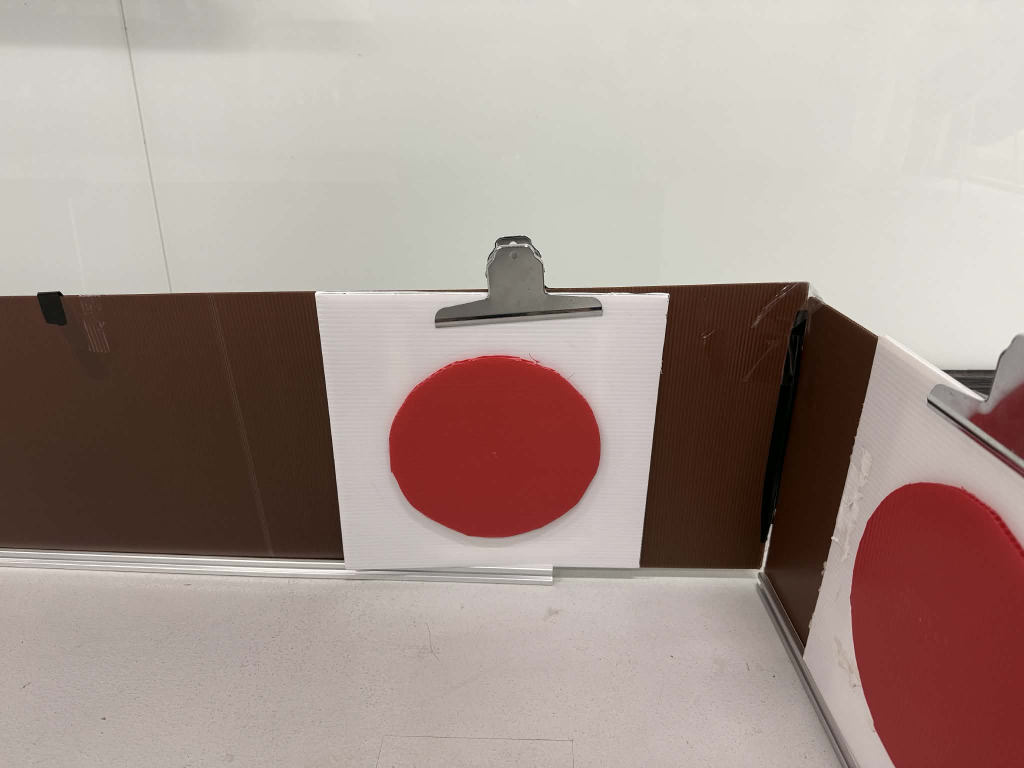
#> input picture test.png, 2048 x 1536 px (shown at 1/2 size)
$ python verify_red_logic.py test.png
#> lines starting #> are read from the running program, lines starting #| are printed output that depends on the picture; after the words box and inside, x2 and y2 are one past the last pixel; in counts of white or black regions, pixels touching at a corner belong together
#> in main, frame is the input picture: shape (1536, 2048, 3); mean B, G, R 141.1, 148.3, 165.6
import cv2
import numpy as np
import argparse
import sys

def check_red(frame, debug=False):
#> called with debug = True
    if frame is None: return False

    hsv = cv2.cvtColor(frame, cv2.COLOR_BGR2HSV)
#> hsv: shape (1536, 2048, 3); mean H, S, V 15.4, 57.7, 165.7

    # Red has two ranges in HSV (0-10 and 170-180)
    # Range 1
    lower1 = np.array([0, 70, 50])
    upper1 = np.array([10, 255, 255])

    # Range 2
    lower2 = np.array([170, 70, 50])
    upper2 = np.array([180, 255, 255])

    mask1 = cv2.inRange(hsv, lower1, upper1)
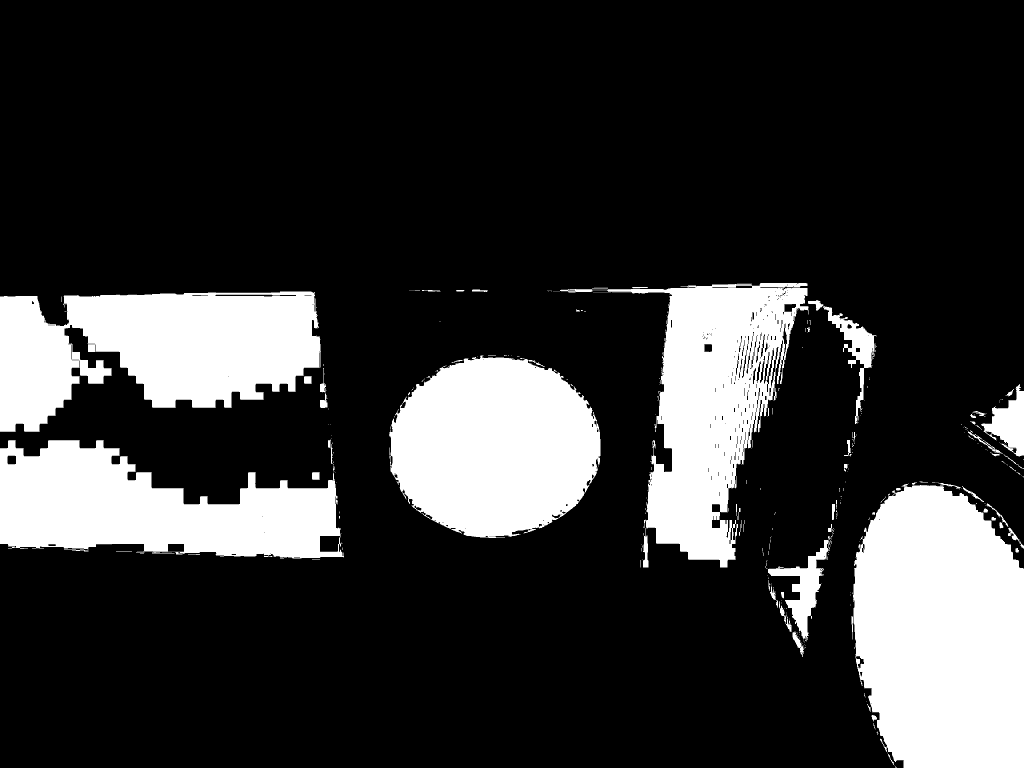
#> mask1: shape (1536, 2048) (shown at 1/2 size); 20.4% white; 433 white regions (367 under 20 px), largest, box (x1, y1, x2, y2) and area: (1706, 966, 2048, 1536) 165127, (0, 583, 642, 864) 123453, (778, 711, 1201, 1076) 118288
    mask2 = cv2.inRange(hsv, lower2, upper2)
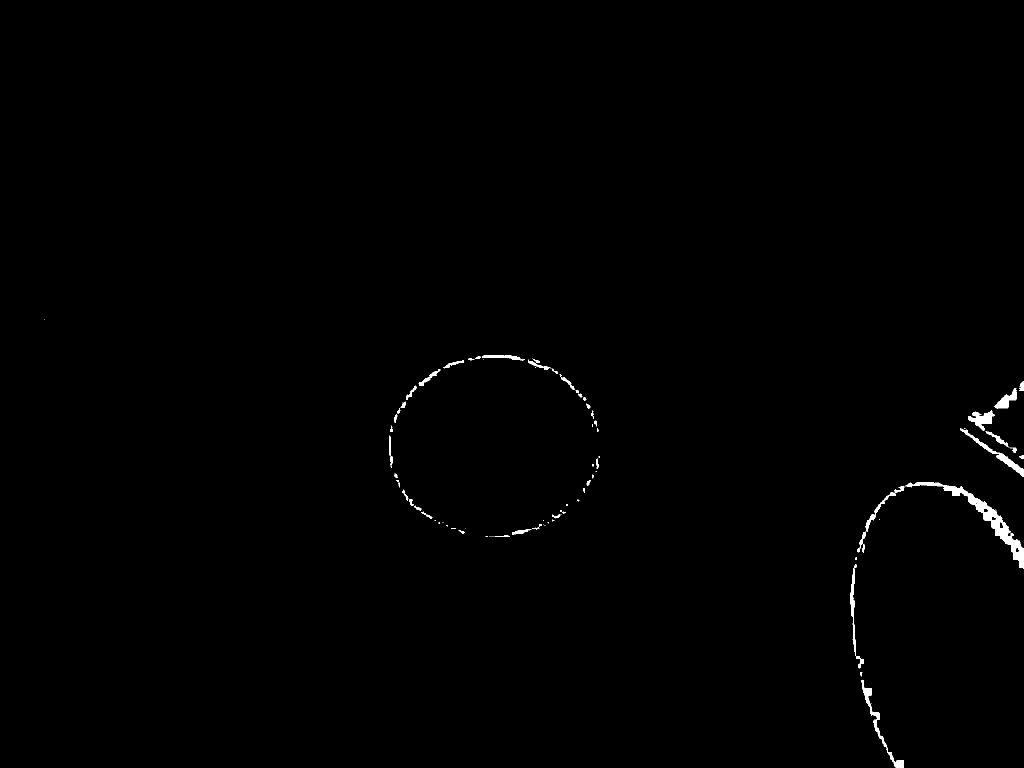
#> mask2: shape (1536, 2048) (shown at 1/2 size); 0.46% white; 113 white regions (57 under 20 px), largest, box (x1, y1, x2, y2) and area: (1886, 970, 2048, 1137) 4056, (1722, 1360, 1807, 1536) 1359, (1920, 857, 2048, 953) 1243
    full_mask = mask1 + mask2
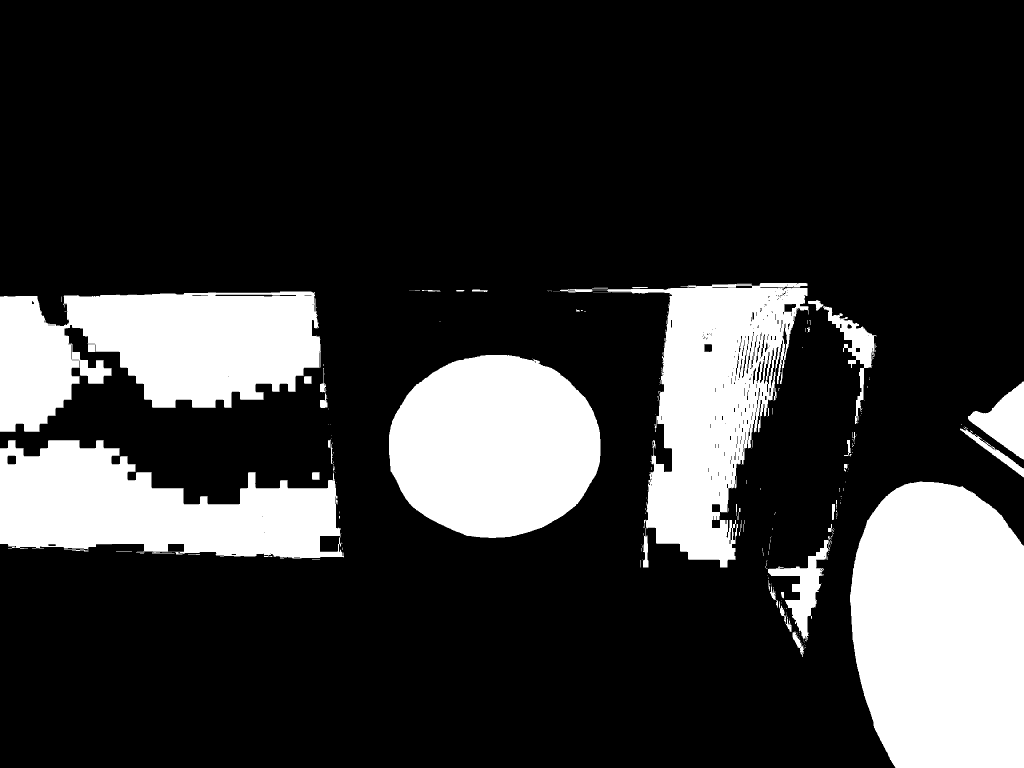
#> full_mask: shape (1536, 2048) (shown at 1/2 size); 20.9% white; 329 white regions (286 under 20 px), largest, box (x1, y1, x2, y2) and area: (1700, 963, 2048, 1536) 174133, (0, 583, 642, 864) 123454, (778, 710, 1201, 1076) 121799

    # Dilate/Erode to remove noise (Morphological Opening)
    kernel = np.ones((3,3), np.uint8)
    full_mask = cv2.morphologyEx(full_mask, cv2.MORPH_OPEN, kernel, iterations=1)
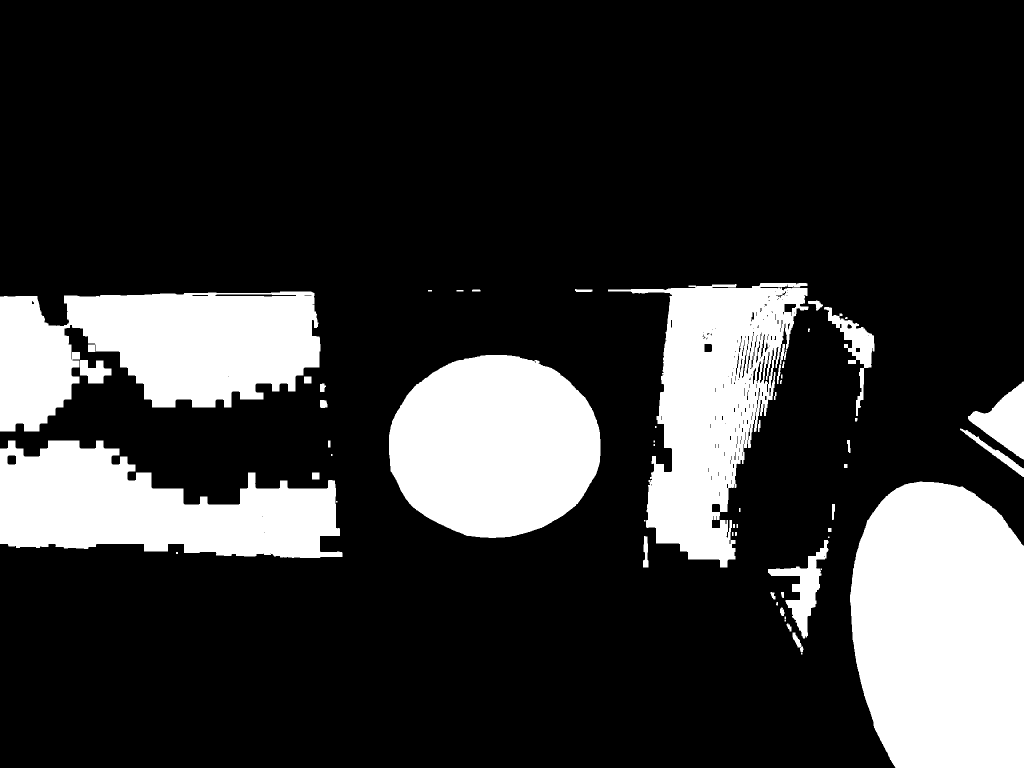
#> full_mask: shape (1536, 2048) (shown at 1/2 size); 20.7% white; 59 white regions (14 under 20 px), largest, box (x1, y1, x2, y2) and area: (1700, 963, 2048, 1536) 174129, (778, 710, 1201, 1076) 121785, (0, 583, 641, 863) 120817

    count = cv2.countNonZero(full_mask)
#> count = 651083
    h, w = frame.shape[:2]
#> h = 1536; w = 2048
    total_pixels = h * w
#> total_pixels = 3145728
    ratio = count / total_pixels
#> ratio = 0.207

    print(f"[INFO] Red Pixel Ratio: {ratio*100:.2f}% (Threshold: 5.00%)")
#| [INFO] Red Pixel Ratio: 20.70% (Threshold: 5.00%)

    if debug:
        cv2.imshow("Original", frame)
        cv2.imshow("Red Mask", full_mask)
        print("Press any key to close windows...")
        cv2.waitKey(0)
        cv2.destroyAllWindows()

    # If > 5% of screen is red, consider it "Large Area"
    return ratio > 0.05

def create_dummy_image(color, width=640, height=480):
    # Color in BGR
    img = np.zeros((height, width, 3), dtype=np.uint8)
    img[:] = color
    return img

def main():
    parser = argparse.ArgumentParser(description='Test Red Detection Logic on PC')
    parser.add_argument('image_path', nargs='?', help='Path to an image file')
    args = parser.parse_args()

    if args.image_path:
        # Load user provided image
        print(f"Loading image: {args.image_path}")
        frame = cv2.imread(args.image_path)
        if frame is None:
            print(f"Error: Could not read image at {args.image_path}")
            sys.exit(1)

        result = check_red(frame, debug=True)
#> result = True
        print(f"Result: {'RED DETECTED' if result else 'NO RED DETECTED'}")
#| Result: RED DETECTED

    else:
        print("No image path provided. Running synthetic tests...")

        # Test 1: Pure Red Image
        print("\n--- Test 1: Pure Red Image ---")
        red_img = create_dummy_image((0, 0, 255)) # BGR
        result_red = check_red(red_img, debug=False)
        print(f"Expected: True, Got: {result_red}")

        # Test 2: Pure Blue Image
        print("\n--- Test 2: Pure Blue Image ---")
        blue_img = create_dummy_image((255, 0, 0)) # BGR
        result_blue = check_red(blue_img, debug=False)
        print(f"Expected: False, Got: {result_blue}")

        # Test 3: 10% Red Patch
        print("\n--- Test 3: 10% Red Patch on Black Background ---")
        patch_img = create_dummy_image((0, 0, 0))
        h, w = patch_img.shape[:2]
        # Fill top 10% with red
        patch_img[0:int(h*0.1), :] = (0, 0, 255)
        result_patch = check_red(patch_img, debug=False)
        print(f"Expected: True, Got: {result_patch}")

        # Test 4: 2% Red Patch
        print("\n--- Test 4: 2% Red Patch on Black Background ---")
        small_patch_img = create_dummy_image((0, 0, 0))
        # Fill top 2% with red
        small_patch_img[0:int(h*0.02), :] = (0, 0, 255)
        result_small = check_red(small_patch_img, debug=False)
        print(f"Expected: False, Got: {result_small}")

if __name__ == "__main__":
    main()
